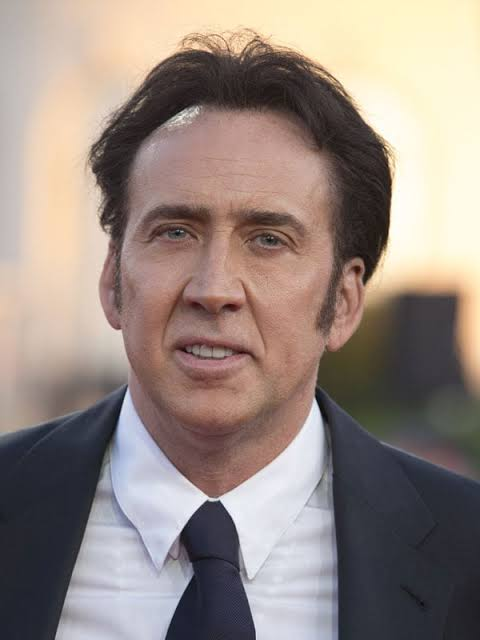
#> input picture images.jpg, 480 x 640 px
$ jupyter execute --allow-errors 'KNN ICE TASK.ipynb'   (shell and % lines are left out)
#> lines starting #> are read from the running program, lines starting #| are printed output that depends on the picture
### Face Detection and Data Collection

[cell 1]
import cv2
import numpy as np
import os

[cell 2]
# Load Haar Cascade classifier from XML file
classifier = cv2.CascadeClassifier('haarcascade_frontalface_default.xml')

#### Detect the face in the images:

[cell 3]
def extract_faces(image_path):
    image = cv2.imread(image_path)
    if image is None:
        print(f"Error loading image: {image_path}")
        return []
    gray = cv2.cvtColor(image, cv2.COLOR_BGR2GRAY)
    faces = classifier.detectMultiScale(gray, 1.1, 4)
    face_data = []
    for (x, y, w, h) in faces:
        face = gray[y:y+h, x:x+w]
        face = cv2.resize(face, (100, 100))  # Resize to fixed size
        face_data.append(face.flatten())
    return face_data

[cell 4]
def collect_face_data(directory, label):
    X, y = [], []
    for filename in os.listdir(directory):
        if filename.endswith('.jpg') or filename.endswith('.png'):
            face_features = extract_faces(os.path.join(directory, filename))
            if face_features:
                X.extend(face_features)
                y.extend([label] * len(face_features))
    return X, y

# Collect face data for Nicolas Cage and others
#> (the rest of this cell did not finish here and is left out)

#> (a cell that did not finish here is left out)

#### Dataset Prep:

[cell 6]
import pandas as pd

def save_to_csv(filename, X, y):
    data = np.hstack((X, y.reshape(-1, 1)))
    df = pd.DataFrame(data)
    df.to_csv(filename, index=False)

# Save data to CSV
#> (the rest of this cell did not finish here and is left out)

### Tunning KNN

[cell 7]
import pandas as pd
from sklearn.neighbors import KNeighborsClassifier
from sklearn.model_selection import train_test_split, GridSearchCV
from sklearn.metrics import classification_report, accuracy_score

#> (a cell that did not finish here is left out)

[cell 9]
# Function to evaluate different training splits
def evaluate_split_ratios(X, y, splits, param_grid):
    best_split = None
    best_score = 0
    best_model = None

    for split in splits:
        X_train, X_test, y_train, y_test = train_test_split(X, y, test_size=split, random_state=42)

        knn = KNeighborsClassifier()
        grid_search = GridSearchCV(knn, param_grid, cv=5, scoring='accuracy')
        grid_search.fit(X_train, y_train)

        score = grid_search.best_score_
        if score > best_score:
            best_score = score
            best_split = split
            best_model = grid_search.best_estimator_

    return best_split, best_score, best_model

# Define the parameter grid
param_grid = {
    'n_neighbors': range(1, 11),
    'weights': ['uniform', 'distance'],
    'metric': ['euclidean', 'manhattan']
}

# Define different split ratios to evaluate
split_ratios = [0.1, 0.2, 0.3, 0.4]

# Find the best split ratio
#> (the rest of this cell did not finish here and is left out)

### Train Best KNN

#> (a cell that did not finish here is left out)

## Indentifier

[cell 11]
test_image_path = 'images.jpg'

[cell 12]
def recognize_faces_in_image(image_path):
#> called with image_path = 'images.jpg'
    image = cv2.imread(image_path)
#> image is the input picture: shape (640, 480, 3); mean B, G, R 129.2, 136.2, 150.3
    if image is None:
        print(f"Error: Unable to load image at {image_path}")
        return None

    gray = cv2.cvtColor(image, cv2.COLOR_BGR2GRAY)
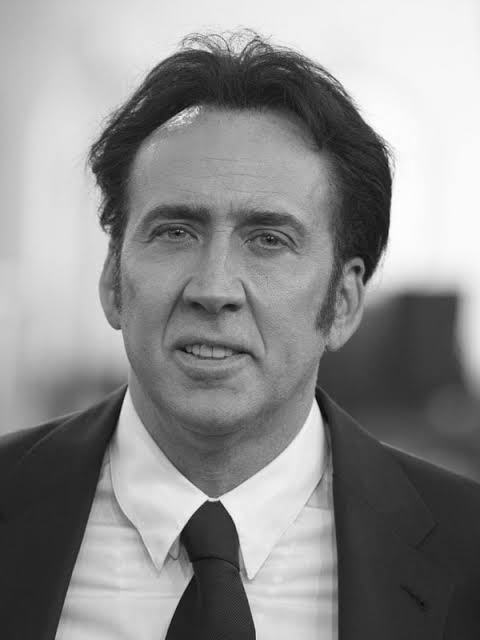
#> gray: shape (640, 480); min 5, max 254, mean 139.6
    faces = classifier.detectMultiScale(gray, 1.5, 5)
#> faces = [[85, 127, 273, 273]]

    if len(faces) == 0:
        print("No faces detected in the image.")
        return image

    X_test = []
    # Detect faces in the image
    for face in faces:
        x, y, w, h = face
        im_face = gray[y:y + h, x:x + w]
        im_face = cv2.resize(im_face, (100, 100))
        X_test.append(im_face.reshape(-1))
#> this loop made 1 pass
#> pass 1, in recognize_faces_in_image, `im_face = gray[y:y + h, x:x + w]`:
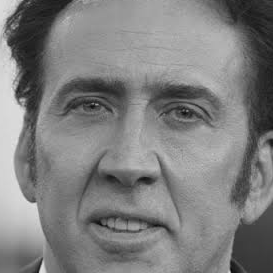
#> im_face: shape (273, 273); min 6, max 230, mean 126.7
#> pass 1, in recognize_faces_in_image, `im_face = cv2.resize(im_face, (100, 100))`:
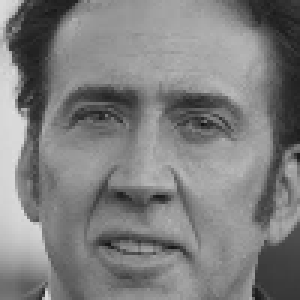
#> im_face: shape (100, 100) (shown 3 times larger); min 18, max 224, mean 126.5
#> after the loop, X_test = 1 item

    response = best_model.predict(np.array(X_test))

    # Detect faces in the image
    for i, face in enumerate(faces):
        x, y, w, h = face
        center = (x + w // 2, y + h // 2)
        radius = w // 2
        cv2.circle(image, center, radius, (0, 255, 0), 3)

        text = "You've been Caged!" if response[i] == 1 else "Unknown"
        text_color = (0, 225, 0) if response[i] == 1 else (255, 255, 255)
        cv2.putText(image, text, (x - 50, y - 10), cv2.FONT_HERSHEY_TRIPLEX, 1.0, text_color, 2)

    if response[i] == 1:
        cage_detected_text = "(Nicolas Cage detected)"
        cage_detected_color = (0, 255, 0)
        cv2.putText(image, cage_detected_text, (x - 50, y + h + 30), cv2.FONT_HERSHEY_COMPLEX_SMALL, 1.0, cage_detected_color, 2)

    return image
